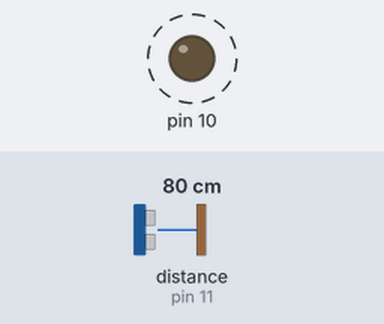
The sketch below on a simulated Arduino Uno, built with avr-gcc and run on an emulated ATmega328P. On the bench: output pins drawn as LEDs (lit = HIGH). Dashed ring = blinking. Inputs (shaded band) come from the test bench; at power-on: distance to the obstacle (sensor on pin 11) 80 cm. The echo pulse lasts 58.3 µs per cm.

Above: at 1.3 s.
1.4 s: distance to the obstacle (sensor on pin 11) set to 9 cm
4.4 s: distance to the obstacle (sensor on pin 11) set to 2 cm
Timing chart, 0 to 13.4 s (numbered marks = the images above; inputs shaded):
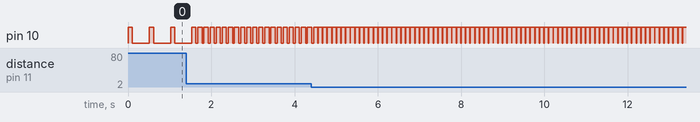

Measured:
- after the input at 1.4 s, pin 10: alternates HIGH for 0.10 s and LOW for 0.05 s, starting after 0.28 s
- by itself, pin 10: alternates HIGH for 0.10 s and LOW for 0.41 s

The sketch:

Pathfinder.ino
```cpp
/*

PathFinder

Last modified on December 13, 2016 by
Mustafa Lokhandwala, Future Foundry.

*/

#include <NewPing.h>

#define TRIGGER_PIN   12 // Arduino pin tied to trigger pin on ping sensor.
#define ECHO_PIN      11 // Arduino pin tied to echo pin on ping sensor.

int currentResult;

NewPing sonar(TRIGGER_PIN, ECHO_PIN); // NewPing setup of pins and maximum distance.

void setup() {
  pinMode(10, OUTPUT);
}

void loop() {
  currentResult = sonar.ping_cm();

  analogWrite(10, 255);
  delay(100);

  if (currentResult<=300 && currentResult>0)
  {
      analogWrite(10, 0);
      delay(currentResult*5);
  }

}
```
